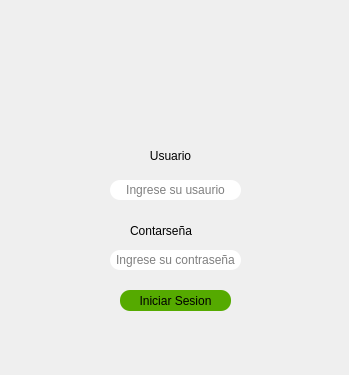
<?xml version="1.0" encoding="UTF-8"?>
<ui version="4.0">
 <class>mainWindow</class>
 <widget class="QMainWindow" name="mainWindow">
  <property name="geometry">
   <rect>
    <x>0</x>
    <y>0</y>
    <width>349</width>
    <height>375</height>
   </rect>
  </property>
  <property name="windowTitle">
   <string>MainWindow</string>
  </property>
  <widget class="QWidget" name="Login">
   <layout class="QVBoxLayout" name="verticalLayout">
    <property name="spacing">
     <number>0</number>
    </property>
    <property name="leftMargin">
     <number>0</number>
    </property>
    <property name="topMargin">
     <number>0</number>
    </property>
    <property name="rightMargin">
     <number>0</number>
    </property>
    <property name="bottomMargin">
     <number>0</number>
    </property>
    <item>
     <widget class="QFrame" name="frame">
      <property name="styleSheet">
       <string notr="true">background-color:rgbrgbrgb(255, 255, 255);

border-radius: 20px;
border:1px	solid rgb(0, 0, 0);</string>
      </property>
      <property name="frameShape">
       <enum>QFrame::StyledPanel</enum>
      </property>
      <property name="frameShadow">
       <enum>QFrame::Raised</enum>
      </property>
      <widget class="QLabel" name="label">
       <property name="geometry">
        <rect>
         <x>110</x>
         <y>30</y>
         <width>121</width>
         <height>111</height>
        </rect>
       </property>
       <property name="styleSheet">
        <string notr="true">background-color:rgba(0, 0,0,0%);
border:none</string>
       </property>
       <property name="text">
        <string/>
       </property>
       <property name="pixmap">
        <pixmap>Iconos/vendedor.png</pixmap>
       </property>
       <property name="scaledContents">
        <bool>true</bool>
       </property>
      </widget>
      <widget class="QLabel" name="label_2">
       <property name="geometry">
        <rect>
         <x>120</x>
         <y>140</y>
         <width>101</width>
         <height>31</height>
        </rect>
       </property>
       <property name="styleSheet">
        <string notr="true">background-color:rgba(0, 0,0,0%);
border:none;
font: 12pt &quot;Arial&quot;;</string>
       </property>
       <property name="text">
        <string>Usuario</string>
       </property>
       <property name="alignment">
        <set>Qt::AlignCenter</set>
       </property>
      </widget>
      <widget class="QLabel" name="label_3">
       <property name="geometry">
        <rect>
         <x>130</x>
         <y>220</y>
         <width>91</width>
         <height>21</height>
        </rect>
       </property>
       <property name="styleSheet">
        <string notr="true">background-color:rgba(0, 0,0,0%);
border:none;
font: 12pt &quot;Arial&quot;;</string>
       </property>
       <property name="text">
        <string>Contarseña</string>
       </property>
      </widget>
      <widget class="QLineEdit" name="lineEdit">
       <property name="geometry">
        <rect>
         <x>110</x>
         <y>180</y>
         <width>131</width>
         <height>20</height>
        </rect>
       </property>
       <property name="styleSheet">
        <string notr="true">border-radius: 10px</string>
       </property>
       <property name="alignment">
        <set>Qt::AlignCenter</set>
       </property>
       <property name="placeholderText">
        <string>Ingrese su usaurio</string>
       </property>
      </widget>
      <widget class="QLineEdit" name="lineEdit_Contrasena">
       <property name="geometry">
        <rect>
         <x>110</x>
         <y>250</y>
         <width>131</width>
         <height>20</height>
        </rect>
       </property>
       <property name="styleSheet">
        <string notr="true">border-radius: 10px</string>
       </property>
       <property name="alignment">
        <set>Qt::AlignCenter</set>
       </property>
       <property name="placeholderText">
        <string>Ingrese su contraseña</string>
       </property>
      </widget>
      <widget class="QPushButton" name="pushButton_Iniciar_Sesion">
       <property name="geometry">
        <rect>
         <x>120</x>
         <y>290</y>
         <width>111</width>
         <height>21</height>
        </rect>
       </property>
       <property name="styleSheet">
        <string notr="true">QPushButton{
	background-color	:rgb(85, 170, 0);
	font: 12pt &quot;MS Shell Dlg 2&quot;;
	border-radius: 10px
}

QPushButton:Hover{
	background-color	:rgb(255, 85, 0);
	font: 12pt &quot;MS Shell Dlg 2&quot;;
}</string>
       </property>
       <property name="text">
        <string>Iniciar Sesion</string>
       </property>
      </widget>
      <widget class="QLabel" name="label_4">
       <property name="geometry">
        <rect>
         <x>150</x>
         <y>200</y>
         <width>47</width>
         <height>13</height>
        </rect>
       </property>
       <property name="styleSheet">
        <string notr="true">border:none</string>
       </property>
       <property name="text">
        <string/>
       </property>
      </widget>
      <widget class="QLabel" name="label_5">
       <property name="geometry">
        <rect>
         <x>150</x>
         <y>270</y>
         <width>47</width>
         <height>13</height>
        </rect>
       </property>
       <property name="styleSheet">
        <string notr="true">border:none</string>
       </property>
       <property name="text">
        <string/>
       </property>
      </widget>
     </widget>
    </item>
   </layout>
  </widget>
 </widget>
 <resources/>
 <connections/>
</ui>
